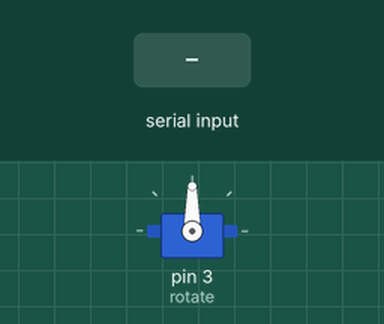
A sketch run on a simulated Arduino Uno, built with avr-gcc and run on an emulated ATmega328P. On the bench: servo. The test bench sets the inputs (shaded band).

Above: at 1.2 s.
1.3 s: "90,45\n" received over Serial
At 2.6 s:
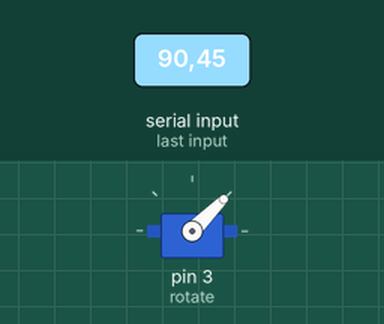
3.8 s: "30,150\n" received over Serial
At 5.7 s:
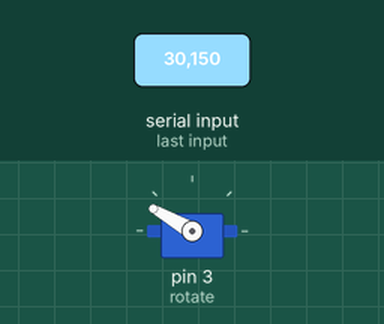
6.3 s: "200\n" received over Serial
At 6.9 s:
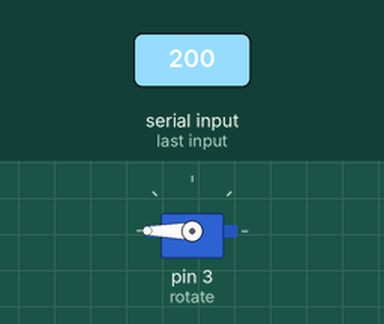
9.3 s: "90\n" received over Serial
At 11.9 s:
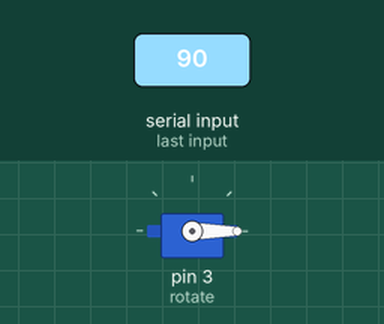
Timing chart, 0 to 13.3 s (numbered marks = the images above; inputs shaded):
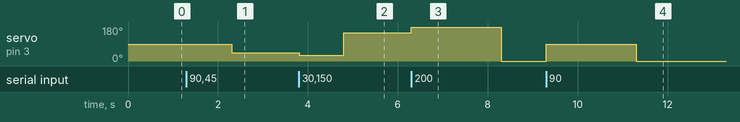

Measured:
- after the input at 1.3 s, servo on pin 3 (rotate): 90° → 45° after 1.0 s
- after the input at 3.8 s, servo on pin 3 (rotate): 45° → 30° at once, → 150° 1.0 s later
- after the input at 6.3 s, servo on pin 3 (rotate): 150° → 180° at once, → 0° 2.0 s later
- after the input at 9.3 s, servo on pin 3 (rotate): 0° → 90° at once, → 0° 2.0 s later

The sketch:

ServoMotor.ino
```cpp
#include<Servo.h>
int rotate =  3;
int pos;
Servo myServo;
void setup() {
  // put your setup code here, to run once:
  Serial.begin(9600);
  myServo.attach(rotate); //Attach pin no 3 (rotate pin) with servo motor
}

void loop() {
  // put your main code here, to run repeatedly:
  while(Serial.available() == 0){}
  pos = Serial.parseInt();
  myServo.write(pos);
  delay(1000);
}
```
